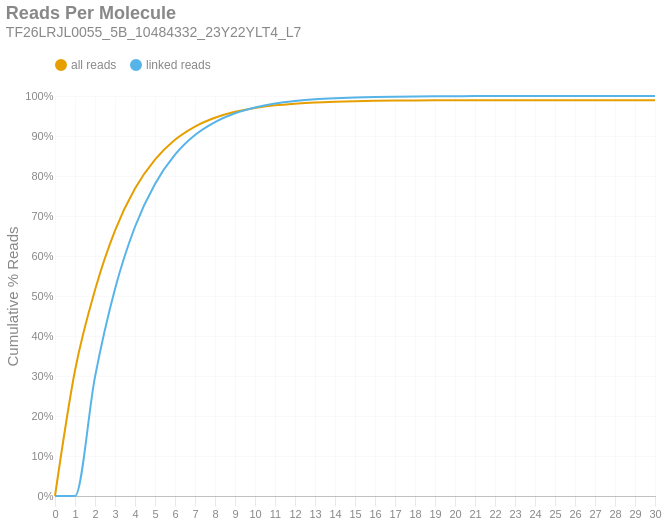

Notebook source saved alongside this figure:
### Markdown cell above
### Reads per Molecule
This chart shows the cumulative distribution of the number of reads per linked molecule. That is, how many alignments are associated with a unique molecule. This excludes the number of reads associated with invalid or absent linked-read barcodes. The `linked` histogram is the percentages recalculated when disregarding singletons.

### Code cell
if SKIPLR:
    print_html(f"Skipped")
else:
    counts = np.bincount(valids['reads'].cast(pl.Int64).to_numpy())
    weighted = counts * np.arange(len(counts))
    all_perc = weighted / n_reads
    linked_perc = weighted / n_linked_reads
    linked_perc[1] = 0
    binned_df = pl.DataFrame({
        'readsper': list(range(len(counts))),
        'all reads (cumsum)': np.cumsum(all_perc).tolist(),
        'linked reads (cumsum)': np.cumsum(linked_perc).tolist(),
    })

    with SafeRender(binned_df):
        (
            density_plot(binned_df, 'Reads Per Molecule', samplename, 'readspmol')
            .encode(
                x=alt.X('readsper:O', title=None).axis(labelAngle=0).scale(padding=0),
                y=alt.Y('value:Q', title='Cumulative % Reads').axis(format='%').stack(False),
                color=alt.Color("key:N").scale(domain=["all reads", "linked reads"]),
                tooltip=[
                    alt.Tooltip("key:N", title="Data Type"),
                    alt.Tooltip("readsper:O", title="Reads Per Molecule"),
                    alt.Tooltip("value:Q", format=".2%", title="% Reads (Cum.)")
                ]            
            )
        ).display()

### Figure 1 — Vega-Lite specification as saved in the notebook (floating-point values rounded to 4 significant figures)
{"width": "container", "height": 400, "config": {"title": {"anchor": "start", "dy": -15, "fontSize": 18, "color": "#888888", "subtitleColor": "#888888", "subtitleFontSize": 14}, "arc": {"fill": "#0072B2"}, "axis": {"domainColor": "#888888", "domainWidth": 0.5, "gridWidth": 0.2, "grid": false, "titleFontWeight": 400, "titleFontSize": 15, "labelFontSize": 11, "labelColor": "#888888", "tickColor": "#888888", "tickWidth": 0.2, "titleColor": "#888888"}, "axisBand": {"grid": false}, "axisX": {"grid": true, "tickSize": 10, "domainCap": "round"}, "axisY": {"domain": false, "grid": true, "tickSize": 0, "domainCap": "round"}, "background": "transparent", "header": {"labelFontSize": 15, "labelColor": "#888888", "titleFontSize": 15, "titleFontWeight": 600, "titleColor": "#888888"}, "legend": {"labelFont": "sans-serif", "labelFontSize": 12, "labelColor": "#888888", "symbolSize": 100, "symbolType": "circle", "titleFontSize": 12, "titlePadding": 10, "titleColor": "#888888", "title": null, "orient": "top"}, "range": {"category": ["#E69F00", "#56B4E9", "#009E73", "#F0E442", "#0072B2", "#D55E00", "#CC79A7", "#000000"], "diverging": ["#cfe8f3", "#a2d4ec", "#73bfe2", "#46abdb", "#1696d2", "#12719e"]}, "area": {"fill": "#0072B2", "fillOpacity": 0.7, "line": true, "strokeOpacity": 0.7}, "line": {"color": "#0072B2", "stroke": "#0072B2", "strokeWidth": 2}, "trail": {"color": "#0072B2", "stroke": "#0072B2", "strokeWidth": 0, "size": 1}, "point": {"filled": true, "fillOpacity": 1.0, "size": 95}, "text": {"color": "#888888", "fontSize": 11, "align": "right", "fontWeight": 400, "size": 11}, "bar": {"fill": "#0072B2", "stroke": null}, "view": {"stroke": null, "continuousWidth": 660, "continuousHeight": 400}}, "data": {"name": "data-5c34fb29730b418b220169734a130f66"}, "mark": {"type": "line", "interpolate": "monotone", "point": {"opacity": 0, "size": 275}}, "encoding": {"color": {"field": "key", "scale": {"domain": ["all reads", "linked reads"]}, "type": "nominal"}, "tooltip": [{"field": "key", "title": "Data Type", "type": "nominal"}, {"field": "readsper", "title": "Reads Per Molecule", "type": "ordinal"}, {"field": "value", "format": ".2%", "title": "% Reads (Cum.)", "type": "quantitative"}], "x": {"axis": {"labelAngle": 0}, "field": "readsper", "scale": {"padding": 0}, "title": null, "type": "ordinal"}, "y": {"axis": {"format": "%"}, "field": "value", "stack": false, "title": "Cumulative % Reads", "type": "quantitative"}}, "params": [{"name": "param_c36ac31b6afebe62", "select": {"type": "point", "fields": ["key"]}, "bind": "legend"}], "title": {"text": "Reads Per Molecule", "subtitle": "TF26LRJL0055_5B_10484332_23Y22YLT4_L7"}, "transform": [{"fold": ["all reads (cumsum)", "linked reads (cumsum)"]}, {"calculate": "replace(datum.key, ' (cumsum)', '')", "as": "key"}, {"filter": {"param": "param_c36ac31b6afebe62"}}], "usermeta": {"embedOptions": {"downloadFileName": "TF26LRJL0055_5B_10484332_23Y22YLT4_L7.readspmol"}}, "$schema": "https://vega.github.io/schema/vega-lite/v6.4.1.json", "datasets": {"data-5c34fb29730b418b220169734a130f66": [{"readsper": 0, "all reads (cumsum)": 0.0, "linked reads (cumsum)": 0.0}, {"readsper": 1, "all reads (cumsum)": 0.3137, "linked reads (cumsum)": 0.0}, {"readsper": 2, "all reads (cumsum)": 0.515, "linked reads (cumsum)": 0.2978}, {"readsper": 3, "all reads (cumsum)": 0.6635, "linked reads (cumsum)": 0.5175}, {"readsper": 4, "all reads (cumsum)": 0.7686, "linked reads (cumsum)": 0.6731}, {"readsper": 5, "all reads (cumsum)": 0.8409, "linked reads (cumsum)": 0.7801}, {"readsper": 6, "all reads (cumsum)": 0.8904, "linked reads (cumsum)": 0.8533}, {"readsper": 7, "all reads (cumsum)": 0.9236, "linked reads (cumsum)": 0.9025}, {"readsper": 8, "all reads (cumsum)": 0.9456, "linked reads (cumsum)": 0.9349}, {"readsper": 9, "all reads (cumsum)": 0.9605, "linked reads (cumsum)": 0.957}, {"readsper": 10, "all reads (cumsum)": 0.9703, "linked reads (cumsum)": 0.9715}, {"readsper": 11, "all reads (cumsum)": 0.9768, "linked reads (cumsum)": 0.9811}, {"readsper": 12, "all reads (cumsum)": 0.9809, "linked reads (cumsum)": 0.9873}, {"readsper": 13, "all reads (cumsum)": 0.9839, "linked reads (cumsum)": 0.9917}, {"readsper": 14, "all reads (cumsum)": 0.9858, "linked reads (cumsum)": 0.9944}, {"readsper": 15, "all reads (cumsum)": 0.987, "linked reads (cumsum)": 0.9963}, {"readsper": 16, "all reads (cumsum)": 0.9879, "linked reads (cumsum)": 0.9975}, {"readsper": 17, "all reads (cumsum)": 0.9884, "linked reads (cumsum)": 0.9984}, {"readsper": 18, "all reads (cumsum)": 0.9888, "linked reads (cumsum)": 0.9989}, {"readsper": 19, "all reads (cumsum)": 0.9891, "linked reads (cumsum)": 0.9993}, {"readsper": 20, "all reads (cumsum)": 0.9892, "linked reads (cumsum)": 0.9995}, {"readsper": 21, "all reads (cumsum)": 0.9893, "linked reads (cumsum)": 0.9997}, {"readsper": 22, "all reads (cumsum)": 0.9894, "linked reads (cumsum)": 0.9998}, {"readsper": 23, "all reads (cumsum)": 0.9895, "linked reads (cumsum)": 0.9999}, {"readsper": 24, "all reads (cumsum)": 0.9895, "linked reads (cumsum)": 0.9999}, {"readsper": 25, "all reads (cumsum)": 0.9895, "linked reads (cumsum)": 1.0}, {"readsper": 26, "all reads (cumsum)": 0.9895, "linked reads (cumsum)": 1.0}, {"readsper": 27, "all reads (cumsum)": 0.9895, "linked reads (cumsum)": 1.0}, {"readsper": 28, "all reads (cumsum)": 0.9895, "linked reads (cumsum)": 1.0}, {"readsper": 29, "all reads (cumsum)": 0.9895, "linked reads (cumsum)": 1.0}, {"readsper": 30, "all reads (cumsum)": 0.9895, "linked reads (cumsum)": 1.0}]}}
